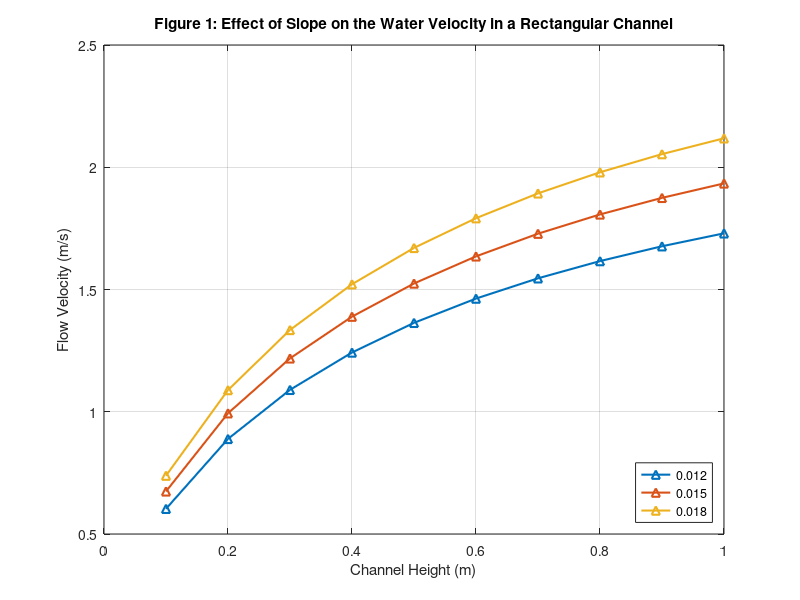

Write the MATLAB code that produced this figure.
%% ME 2004: Manning's Equation
% DESCRIPTION: In this example, we will compute the velocity of water in an open channel for various
% parameter combinations. This will be done via clever use of element-wise and matrix
% multiplication.
clear; clc; close all;

%% a) S and H vectors
% First, we should define the other parameters
W = 1.5;                % Channel width [m]
n = 0.036;              % Channel roughness [ND]

% And now the vectors
H = [1:10]/10;          % Channel heights [m]
S = [12:3:18]/1000;     % Channel slopes [ND]

%% b) Compute V (in one statement)
% Need the transpose after the (sqrt(S)/n) term to make inner dimensions compatible for matrix
% multiplication
V = (sqrt(S)/n)'*((W*H)./(W + 2*H)).^(2/3);

%% c) Plot V vs. H
figure
plot(H,V,'^-','linewidth',1.5)
grid on

xlabel('Channel Height (m)')
ylabel('Flow Velocity (m/s)')
title('Figure 1: Effect of Slope on the Water Velocity in a Rectangular Channel')
legend(num2str(S'),'location','southeast')
